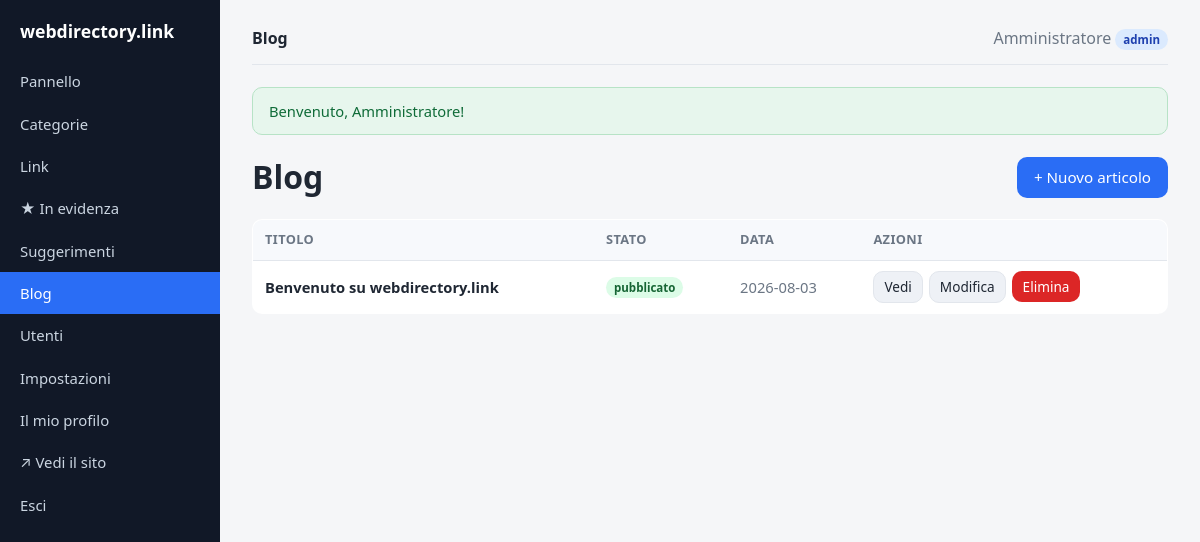
The app's page /admin/posts (signed in) with its own data.
### tables this page shows
CREATE TABLE `settings` (
  `key`   VARCHAR(64) NOT NULL,
  `value` TEXT NULL,
  PRIMARY KEY (`key`)
);

CREATE TABLE `posts` (
  `id`           INT UNSIGNED NOT NULL AUTO_INCREMENT,
  `title`        VARCHAR(200) NOT NULL,
  `slug`         VARCHAR(220) NOT NULL,
  `excerpt`      VARCHAR(500) NULL,
  `body`         MEDIUMTEXT NULL,
  `cover_image`  VARCHAR(500) NULL,
  `tags`         VARCHAR(255) NULL,
  `category_id`  INT UNSIGNED NULL,
  `status`       ENUM('draft','published') NOT NULL DEFAULT 'draft',
  `author`       VARCHAR(120) NULL,
  `published_at` DATETIME NULL,
  `created_at`   DATETIME NOT NULL DEFAULT CURRENT_TIMESTAMP,
  PRIMARY KEY (`id`),
  UNIQUE KEY `uq_posts_slug` (`slug`),
  KEY `idx_posts_status` (`status`,`published_at`),
  KEY `idx_posts_category` (`category_id`),
  CONSTRAINT `fk_posts_category` FOREIGN KEY (`category_id`)
    REFERENCES `categories` (`id`) ON DELETE SET NULL
);

### app/helpers.php (called while the page is built, shortened)
<?php
function e(?string $v): string
{
    return htmlspecialchars((string) $v, ENT_QUOTES | ENT_SUBSTITUTE, 'UTF-8');
}
function setting(string $key, string $default = ''): string
{
    return Setting::get($key, $default);
}
function url(string $path = ''): string
{
    global $CONFIG;
    $base = rtrim($CONFIG['site']['base_url'] ?? '', '/');
    $path = '/' . ltrim($path, '/');
    return $base . ($path === '/' ? '/' : $path);
}
function current_user(): ?array
{
    return $_SESSION['user'] ?? null;
}
function is_admin(): bool
{
    $u = current_user();
    return $u !== null && ($u['role'] ?? '') === 'admin';
}
function take_flash(): array
{
    $f = $_SESSION['flash'] ?? [];
    return $f;
}
function view(string $view, array $data = [], string $layout = 'layout'): void
{
    extract($data, EXTR_SKIP);
    require APP_PATH . '/views/' . $view . '.php';
    $content = ob_get_clean();
    require APP_PATH . '/views/partials/' . $layout . '.php';
}

### app/controllers/AdminController.php (called while the page is built, shortened)
<?php
class AdminController
{
    public static function posts(): void
    {
        self::render('admin/posts', ['title' => 'Blog', 'posts' => Post::all()]);
    }
    private static function render(string $view, array $data): void
    {
        $data['pending_badge'] = Link::pendingCount();
        view($view, $data, 'admin_layout');
    }
}

### app/config.php (called while the page is built)
<?php
return [
    'db' => [
        'driver'  => getenv('DB_DRIVER') ?: 'mysql',
        'host'    => getenv('DB_HOST') ?: '127.0.0.1',
        'name'    => getenv('DB_NAME') ?: 'dircms',
        'user'    => getenv('DB_USER') ?: 'root',
        'pass'    => getenv('DB_PASS') ?: '',
        'charset' => 'utf8mb4',
    ],
    'site' => [
        'name'     => 'webdirectory.link',
        'base_url' => '',
        'url'      => getenv('SITE_URL') ?: 'https://webdirectory.link',
        'email'    => 'info@webdirectory.link',
        'owner'    => '',
    ],
    'per_page' => 20,
    'adsense' => [
        'client' => getenv('ADSENSE_CLIENT') ?: '',
        'slot'   => getenv('ADSENSE_SLOT') ?: '',
    ],
    'antispam' => [
        'enabled'  => true,
        'min_secs' => 3,
    ],
    'describe' => [
        'meta_enabled' => true,
        'ai_enabled'   => (bool) (getenv('ANTHROPIC_API_KEY')),
        'ai_api_key'   => getenv('ANTHROPIC_API_KEY') ?: '',
        'ai_model'     => 'claude-haiku-4-5',
    ],
];

### app/models/Post.php (called while the page is built, shortened)
<?php
class Post
{
    public static function db(): PDO
    {
        return Database::pdo();
    }
    public static function all(): array
    {
        return self::db()->query(
            'SELECT * FROM posts ORDER BY COALESCE(published_at, created_at) DESC, id DESC'
        )->fetchAll();
    }
}

### app/Database.php (called while the page is built, shortened)
<?php
class Database
{
    private static ?PDO $pdo = null;
    public static function connect(array $cfg): PDO
    {
        $dsn = sprintf(
            'mysql:host=%s;dbname=%s;charset=%s',
            $cfg['host'],
            $cfg['name'],
            $cfg['charset']
        );
        self::$pdo = new PDO($dsn, $cfg['user'], $cfg['pass'], [
            PDO::ATTR_ERRMODE            => PDO::ERRMODE_EXCEPTION,
            PDO::ATTR_DEFAULT_FETCH_MODE => PDO::FETCH_ASSOC,
            PDO::ATTR_EMULATE_PREPARES   => false,
        ]);
        return self::$pdo;
    }
    public static function pdo(): PDO
    {
        return self::$pdo;
    }
}

### app/models/Setting.php (called while the page is built, shortened)
<?php
class Setting
{
    private static ?array $cache = null;
    private static function load(): array
    {
        self::$cache = [];
        try {
            $rows = Database::pdo()->query('SELECT `key`,`value` FROM settings');
            foreach ($rows as $r) {
                self::$cache[$r['key']] = $r['value'];
            }
        } catch (Throwable $e) {
        }
        return self::$cache;
    }
    public static function get(string $key, string $default = ''): string
    {
        $all = self::load();
        $v = $all[$key] ?? null;
        return ($v === null || $v === '') ? $default : $v;
    }
}

### app/views/admin/posts.php (the view, shortened to what this page needs)
<div class="page-head">
  <h1 style="margin:0">Blog</h1>
  <a class="btn" href="<?= e(url('/admin/posts/create')) ?>">+ Nuovo articolo</a>
</div>
<?php if (!$posts): ?>
  <p class="muted">Nessun articolo. Scrivine uno per iniziare.</p>
<?php else: ?>
  <table class="data">
    <thead><tr><th>Titolo</th><th>Stato</th><th>Data</th><th>Azioni</th></tr></thead>
    <tbody>
      <?php foreach ($posts as $p): ?>
        <tr>
          <td><strong><?= e($p['title']) ?></strong></td>
          <td><span class="badge <?= $p['status'] === 'published' ? 'approved' : 'pending' ?>">
            <?= $p['status'] === 'published' ? 'pubblicato' : 'bozza' ?></span></td>
          <td class="muted"><?= e(substr((string)($p['published_at'] ?? $p['created_at']), 0, 10)) ?></td>
          <td class="actions-cell">
            <?php if ($p['status'] === 'published'): ?>
              <a class="btn small secondary" href="<?= e(url('/blog/' . $p['slug'])) ?>" target="_blank">Vedi</a>
            <?php endif; ?>
            <a class="btn small secondary" href="<?= e(url('/admin/posts/' . $p['id'] . '/edit')) ?>">Modifica</a>
            <form method="post" action="<?= e(url('/admin/posts/' . $p['id'] . '/delete')) ?>"
                  onsubmit="return confirm('Eliminare l\'articolo?');">
              <button class="btn small danger" type="submit">Elimina</button>
            </form>
          </td>
        </tr>
      <?php endforeach; ?>
    </tbody>
  </table>
<?php endif; ?>

### public/index.php (shortened to what this page needs)
<?php
$configFile = APP_PATH . '/config.php';
$CONFIG = require $configFile;
require APP_PATH . '/Database.php';
require APP_PATH . '/helpers.php';
require APP_PATH . '/Describe.php';
require APP_PATH . '/models/Setting.php';
require APP_PATH . '/models/Post.php';
require APP_PATH . '/controllers/AdminController.php';
$uri = parse_url($_SERVER['REQUEST_URI'] ?? '/', PHP_URL_PATH) ?? '/';
$uri = '/' . trim(rawurldecode($uri), '/');
$method = $_SERVER['REQUEST_METHOD'] ?? 'GET';
foreach ($routes as [$rMethod, $pattern, $handler]) {
    if ($rMethod === $method && preg_match($pattern, $uri, $m)) {
        array_shift($m);
        $handler(...$m);
        exit;
    }
}

### app/views/partials/admin_layout.php (shortened to what this page needs)
<?php
$siteName = setting('site_name', $CONFIG['site']['name'] ?? 'Directory');
$flash = take_flash();
$u = current_user();
$uri = parse_url($_SERVER['REQUEST_URI'] ?? '/', PHP_URL_PATH) ?? '';
$nav = function (string $path) use ($uri): string {
    return str_contains($uri, $path) ? 'active' : '';
};
?><!DOCTYPE html>
<html lang="it">
<head>
  <link rel="stylesheet" href="<?= e(url('assets/css/style.css')) ?>">
</head>
<body>
<div class="admin-shell">
  <nav class="admin-nav">
    <a class="brand" href="<?= e(url('/admin')) ?>"><?= e($siteName) ?></a>
    <a class="<?= $uri === url('/admin') || $uri === '/admin' ? 'active' : '' ?>" href="<?= e(url('/admin')) ?>">Pannello</a>
    <a class="<?= $nav('/admin/categories') ?>" href="<?= e(url('/admin/categories')) ?>">Categorie</a>
    <a class="<?= $nav('/admin/links') ?>" href="<?= e(url('/admin/links')) ?>">Link</a>
    <a class="<?= $nav('/admin/featured') ?>" href="<?= e(url('/admin/featured')) ?>">★ In evidenza</a>
    <a class="<?= $nav('/admin/suggestions') ?>" href="<?= e(url('/admin/suggestions')) ?>">
      Suggerimenti
    </a>
    <a class="<?= $nav('/admin/posts') ?>" href="<?= e(url('/admin/posts')) ?>">Blog</a>
    <?php if (is_admin()): ?>
      <a class="<?= $nav('/admin/users') ?>" href="<?= e(url('/admin/users')) ?>">Utenti</a>
      <a class="<?= $nav('/admin/settings') ?>" href="<?= e(url('/admin/settings')) ?>">Impostazioni</a>
    <?php endif; ?>
    <a class="<?= $nav('/admin/profile') ?>" href="<?= e(url('/admin/profile')) ?>">Il mio profilo</a>
    <a href="<?= e(url('/')) ?>">↗ Vedi il sito</a>
    <a href="<?= e(url('/logout')) ?>">Esci</a>
  </nav>
  <div class="admin-main">
    <div class="admin-topbar">
      <strong><?= e($title ?? '') ?></strong>
      <span class="muted">
        <?= e($u['name'] ?? '') ?>
        <span class="badge <?= e($u['role'] ?? 'editor') ?>"><?= e($u['role'] ?? '') ?></span>
      </span>
    </div>
    <?php if (!empty($flash['success'])): ?>
      <div class="alert success"><?= e($flash['success']) ?></div>
    <?php endif; ?>
    <?= $content ?>
  </div>
</div>
</body>
</html>

### assets/css/style.css (style rules this page uses)
:root { --bg:#f5f6f8; --panel:#ffffff; --ink:#1f2733; --muted:#6b7684; --brand:#2a6df5; --brand-dark:#1a52c9; --border:#e2e6ec; --ok:#1f9d55; --warn:#d97706; --danger:#dc2626; --pending:#fff7ed; --radius:10px; --shadow:0 1px 3px rgba(20,30,50,.08); }
* { box-sizing:border-box }
body { margin:0; font-family:system-ui,-apple-system,"Segoe UI",Roboto,Helvetica,Arial,sans-serif; color:var(--ink); background:var(--bg); line-height:1.5; }
a { color:var(--brand); text-decoration:none }
.btn { display:inline-block; padding:8px 16px; border-radius:var(--radius); border:1px solid transparent; background:var(--brand); color:#fff; font-size:.95rem; cursor:pointer; font-family:inherit; }
.btn.small { padding:5px 10px; font-size:.85rem }
.btn.secondary { background:#eef1f6; color:var(--ink); border-color:var(--border) }
.btn.danger { background:var(--danger) }
.alert { padding:12px 16px; border-radius:var(--radius); margin-bottom:18px; font-size:.92rem }
.alert.success { background:#e7f6ed; color:#0f6b38; border:1px solid #b7e3c6 }
.badge { display:inline-block; padding:2px 8px; border-radius:999px; font-size:.72rem; font-weight:600 }
.badge.approved { background:#dcfce7; color:#166534 }
.badge.admin { background:#dbeafe; color:#1e40af }
table.data { width:100%; border-collapse:collapse; background:var(--panel); border:1px solid var(--border); border-radius:var(--radius); overflow:hidden }
table.data th, table.data td { padding:10px 12px; text-align:left; border-bottom:1px solid var(--border); font-size:.92rem }
table.data th { background:#f7f9fc; font-size:.8rem; text-transform:uppercase; letter-spacing:.03em; color:var(--muted) }
table.data tr:last-child td { border-bottom:0 }
.actions-cell { white-space:nowrap; display:flex; gap:6px }
.actions-cell form { display:inline }
.muted { color:var(--muted) }
h1 { margin-top:0 }
.page-head { display:flex; justify-content:space-between; align-items:center; gap:12px; flex-wrap:wrap; margin-bottom:18px }
.admin-shell { display:flex; min-height:100vh }
.admin-nav { width:220px; background:#111827; color:#cbd5e1; padding:18px 0; flex-shrink:0 }
.admin-nav .brand { color:#fff; font-weight:700; padding:0 20px 16px; font-size:1.1rem; display:block }
.admin-nav a { display:flex; justify-content:space-between; align-items:center; color:#cbd5e1; padding:10px 20px; font-size:.93rem }
.admin-nav a.active { background:var(--brand); color:#fff }
.admin-main { flex:1; padding:26px 32px; max-width:100% }
.admin-topbar { display:flex; justify-content:space-between; align-items:center; margin-bottom:22px; padding-bottom:14px; border-bottom:1px solid var(--border) }

### records on screen
settings: value "webdirectory.link"
posts: author "Amministratore", title "Benvenuto su webdirectory.link", status "pubblicato", published_at "2026-08-03"
